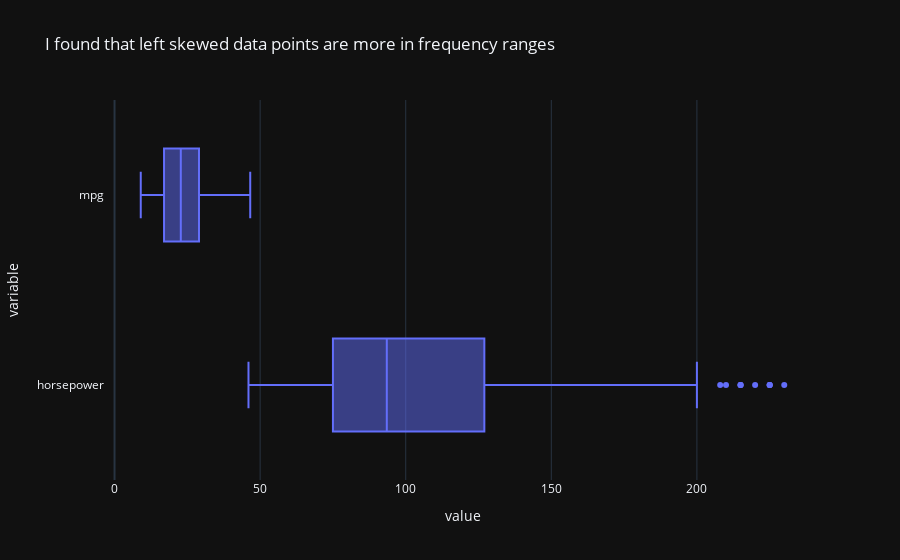

The code cell stored with this chart in its notebook:
### Code cell
px.box(
    df,
    x=[horsepower, mpg],
    title='I found that left skewed data points are more in frequency ranges'
)

### Figure 1 — Plotly figure (JSON) as saved in the notebook; plotly's stock layout.template omitted (floating-point values rounded to 4 significant figures; data arrays with more than 128 entries replaced by an {"elided": "..."} marker saying what was removed)
{"data": [{"alignmentgroup": "True", "hovertemplate": "value=%{x}<br>variable=%{y}<extra></extra>", "legendgroup": "", "marker": {"color": "#636efa"}, "name": "", "notched": false, "offsetgroup": "", "orientation": "h", "showlegend": false, "type": "box", "x": {"elided": "784 float values"}, "x0": " ", "xaxis": "x", "y": {"elided": "784 str values"}, "y0": " ", "yaxis": "y"}], "layout": {"boxmode": "group", "legend": {"tracegroupgap": 0}, "title": {"text": "I found that left skewed data points are more in frequency ranges"}, "xaxis": {"anchor": "y", "domain": [0, 1], "title": {"text": "value"}}, "yaxis": {"anchor": "x", "domain": [0, 1], "title": {"text": "variable"}}}}
